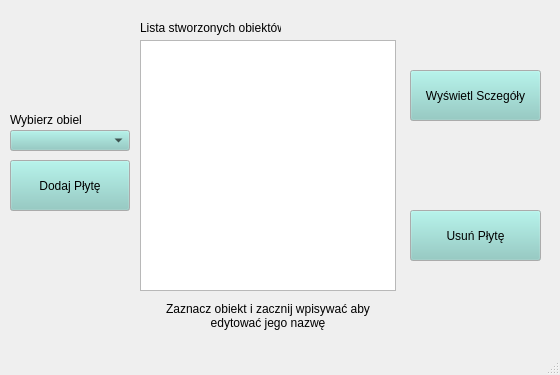
<?xml version="1.0" encoding="UTF-8"?>
<ui version="4.0">
 <class>QtOknoGlowneClass</class>
 <widget class="QMainWindow" name="QtOknoGlowneClass">
  <property name="geometry">
   <rect>
    <x>0</x>
    <y>0</y>
    <width>560</width>
    <height>375</height>
   </rect>
  </property>
  <property name="windowTitle">
   <string>Aplikacj do zarządzania obiektami</string>
  </property>
  <widget class="QWidget" name="centralWidget">
   <property name="palette">
    <palette>
     <active>
      <colorrole role="Button">
       <brush brushstyle="SolidPattern">
        <color alpha="255">
         <red>136</red>
         <green>203</green>
         <blue>195</blue>
        </color>
       </brush>
      </colorrole>
     </active>
     <inactive>
      <colorrole role="Button">
       <brush brushstyle="SolidPattern">
        <color alpha="255">
         <red>136</red>
         <green>203</green>
         <blue>195</blue>
        </color>
       </brush>
      </colorrole>
     </inactive>
     <disabled>
      <colorrole role="Button">
       <brush brushstyle="SolidPattern">
        <color alpha="255">
         <red>136</red>
         <green>203</green>
         <blue>195</blue>
        </color>
       </brush>
      </colorrole>
     </disabled>
    </palette>
   </property>
   <widget class="QListView" name="listView">
    <property name="geometry">
     <rect>
      <x>140</x>
      <y>40</y>
      <width>256</width>
      <height>251</height>
     </rect>
    </property>
    <property name="frameShape">
     <enum>QFrame::StyledPanel</enum>
    </property>
    <property name="midLineWidth">
     <number>0</number>
    </property>
    <property name="editTriggers">
     <set>QAbstractItemView::EditKeyPressed</set>
    </property>
    <property name="tabKeyNavigation">
     <bool>true</bool>
    </property>
    <property name="alternatingRowColors">
     <bool>true</bool>
    </property>
    <property name="spacing">
     <number>5</number>
    </property>
   </widget>
   <widget class="QPushButton" name="nowaPlytaButton">
    <property name="geometry">
     <rect>
      <x>10</x>
      <y>160</y>
      <width>120</width>
      <height>51</height>
     </rect>
    </property>
    <property name="text">
     <string>Dodaj Płytę</string>
    </property>
   </widget>
   <widget class="QPushButton" name="usunPlyteButton">
    <property name="geometry">
     <rect>
      <x>410</x>
      <y>210</y>
      <width>131</width>
      <height>51</height>
     </rect>
    </property>
    <property name="text">
     <string>Usuń Płytę</string>
    </property>
   </widget>
   <widget class="QComboBox" name="comboBox">
    <property name="geometry">
     <rect>
      <x>10</x>
      <y>130</y>
      <width>120</width>
      <height>21</height>
     </rect>
    </property>
   </widget>
   <widget class="QPushButton" name="szczegolyButton">
    <property name="geometry">
     <rect>
      <x>410</x>
      <y>70</y>
      <width>131</width>
      <height>51</height>
     </rect>
    </property>
    <property name="text">
     <string>Wyświetl Sczegóły</string>
    </property>
   </widget>
   <widget class="QLabel" name="labelLista">
    <property name="geometry">
     <rect>
      <x>140</x>
      <y>20</y>
      <width>141</width>
      <height>16</height>
     </rect>
    </property>
    <property name="autoFillBackground">
     <bool>false</bool>
    </property>
    <property name="text">
     <string>Lista stworzonych obiektów:</string>
    </property>
    <property name="textFormat">
     <enum>Qt::AutoText</enum>
    </property>
   </widget>
   <widget class="QLabel" name="label">
    <property name="geometry">
     <rect>
      <x>10</x>
      <y>110</y>
      <width>71</width>
      <height>20</height>
     </rect>
    </property>
    <property name="text">
     <string>Wybierz obiekt</string>
    </property>
   </widget>
   <widget class="QLabel" name="label_2">
    <property name="geometry">
     <rect>
      <x>140</x>
      <y>300</y>
      <width>256</width>
      <height>31</height>
     </rect>
    </property>
    <property name="text">
     <string>Zaznacz obiekt i zacznij wpisywać aby edytować jego nazwę</string>
    </property>
    <property name="alignment">
     <set>Qt::AlignCenter</set>
    </property>
    <property name="wordWrap">
     <bool>true</bool>
    </property>
   </widget>
  </widget>
  <widget class="QStatusBar" name="statusBar"/>
 </widget>
 <layoutdefault spacing="6" margin="11"/>
 <resources>
  <include location="QtOknoGlowne.qrc"/>
 </resources>
 <connections>
  <connection>
   <sender>nowaPlytaButton</sender>
   <signal>clicked()</signal>
   <receiver>QtOknoGlowneClass</receiver>
   <slot>dodajPlyte()</slot>
   <hints>
    <hint type="sourcelabel">
     <x>425</x>
     <y>85</y>
    </hint>
    <hint type="destinationlabel">
     <x>279</x>
     <y>179</y>
    </hint>
   </hints>
  </connection>
  <connection>
   <sender>usunPlyteButton</sender>
   <signal>clicked()</signal>
   <receiver>QtOknoGlowneClass</receiver>
   <slot>usunPlyte()</slot>
   <hints>
    <hint type="sourcelabel">
     <x>425</x>
     <y>255</y>
    </hint>
    <hint type="destinationlabel">
     <x>279</x>
     <y>179</y>
    </hint>
   </hints>
  </connection>
  <connection>
   <sender>szczegolyButton</sender>
   <signal>clicked()</signal>
   <receiver>QtOknoGlowneClass</receiver>
   <slot>pokazSzczegoly()</slot>
   <hints>
    <hint type="sourcelabel">
     <x>475</x>
     <y>95</y>
    </hint>
    <hint type="destinationlabel">
     <x>279</x>
     <y>179</y>
    </hint>
   </hints>
  </connection>
 </connections>
 <slots>
  <slot>dodajPlyte()</slot>
  <slot>usunPlyte()</slot>
  <slot>pokazSzczegoly()</slot>
  <slot>slot2()</slot>
 </slots>
</ui>
